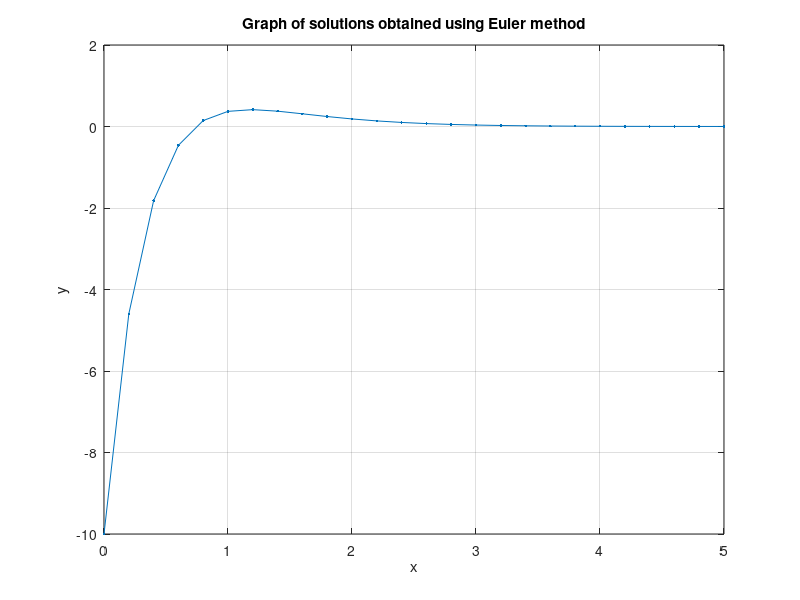

Here is the MATLAB script that generated this plot:
X = [0,0.2,0.4,0.6,0.8,1,1.2,1.4,1.6,1.8,2,2.2,2.4,2.6,2.8,3,3.2,3.4,3.6,3.8,4,4.2,4.4,4.6,4.8,5];
Y = [-10,-4.6,-1.82041,-0.461645,0.146231,0.371777,0.413696,0.376156,0.311558,0.244562,0.185413,0.137205,0.0997433,0.0715376,0.0507693,0.0357278,0.0249711,0.0173547,0.0120048,0.00827131,0.00567986,0.00388917,0.00265649,0.00181066,0.00123188,0.000836767];
% h = 0.2

% plot
plot(X,Y, 'Marker', '.')
grid on
xlabel('x'), ylabel('y')
title('Graph of solutions obtained using Euler method')